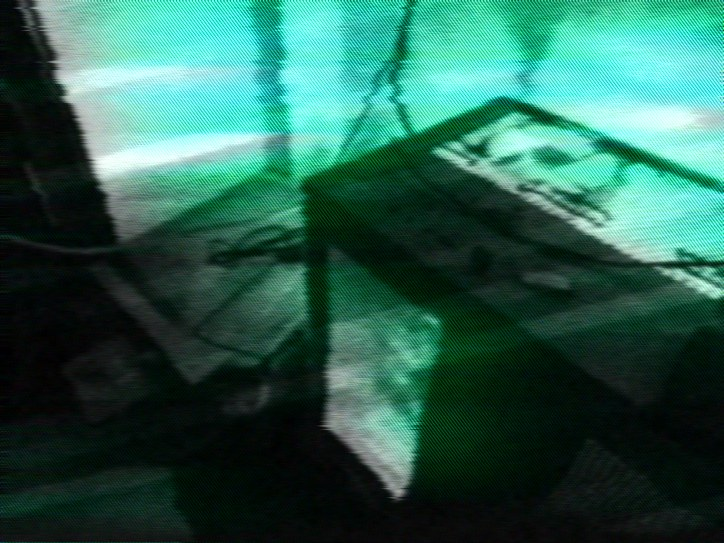
#> input picture tools/nightshot/p1_vhs_preview.png, 724 x 543 px, found by its file name
$ python compare_panels.py
#> lines starting #> are read from the running program, lines starting #| are printed output that depends on the picture; long printed decimals are rounded
"""P1/P2 and P3/P4 compared with the resolution difference removed.

The four panels are preview and export of two formats, and the export is at twice the linear size.  Comparing them
naively conflates two things:

  * **resolution**, which changes every high-frequency statistic on its own -- a downscale is a low-pass; and
  * **the chain**, which is what the user is actually looking at when they say the two do not match.

So the export is brought DOWN to the preview's size first, which is the same operation the viewer performs when it
scales one to fit the other, and only then are the two compared.  Anything left after that is the chain.
"""
import sys

import numpy as np
from PIL import Image

sys.path.insert(0, '.')
sys.path.insert(0, 'tools')
LUMA = np.array([0.299, 0.587, 0.114], np.float32)


def load(p):
    return np.asarray(Image.open(p).convert('RGB'), np.float32) / 255.0


def down_to(a, w, h):
    return np.asarray(Image.fromarray((np.clip(a, 0, 1) * 255).astype(np.uint8)).resize((w, h), Image.LANCZOS),
                      np.float32) / 255.0


def stat(x, tag):
    a = np.asarray(x, np.float32)
    l = np.clip(a @ LUMA, 0, 1)
    r, g, b = (float(a[..., i].mean()) for i in range(3))
    row = float(np.abs(np.diff(l, axis=0)).mean())
    col = float(np.abs(np.diff(l, axis=1)).mean())
    return dict(tag=tag, mean=float(l.mean()), rg=r / max(1e-9, g), bg=b / max(1e-9, g),
                p1=float(np.quantile(l, 0.01)), p99=float(np.quantile(l, 0.99)),
                std=float(l.std()), row=row, col=col)


def show(s):
    print('  %-26s mean %.4f  R/G %.4f  B/G %.4f  p1 %.4f  p99 %.4f  std %.4f  row %.5f  col %.5f'
          % (s['tag'], s['mean'], s['rg'], s['bg'], s['p1'], s['p99'], s['std'], s['row'], s['col']))


PAIRS = [('VHS', 'tools/nightshot/p1_vhs_preview.png', 'tools/nightshot/p2_vhs_export.png'),
         ('MiniDV', 'tools/nightshot/p3_minidv_preview.png', 'tools/nightshot/p4_minidv_export.png')]

for name, pp, pe in PAIRS:
    pv = load(pp)
    ex = load(pe)
#> call 2 of load, with p = 'tools/nightshot/p2_vhs_export.png'
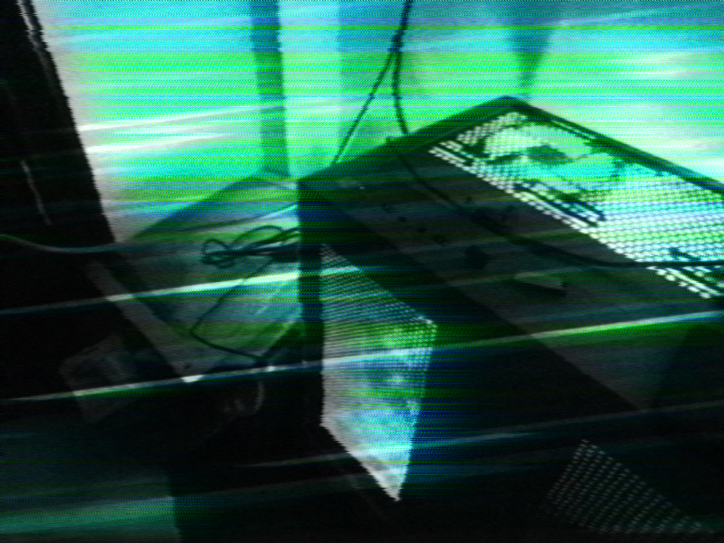
#> input picture tools/nightshot/p2_vhs_export.png, 1448 x 1086 px, found by its file name (shown at 1/2 size)
    h, w = pv.shape[:2]
#> h = 543; w = 724
    ex_d = down_to(ex, w, h)
#> in down_to, `return np.asarray(Image.fromarray((np.clip(a, 0, 1) * 255).astype(np.u..`:
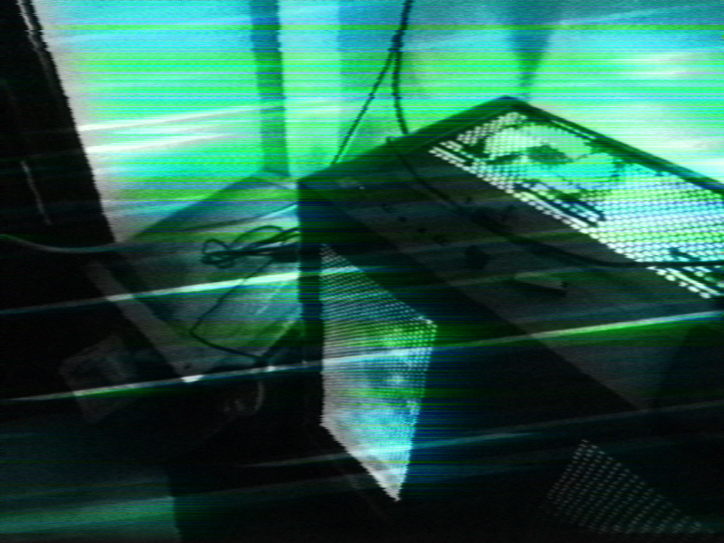
#> returned value: shape (543, 724, 3) float32; mean of channels 0, 1, 2 0.157, 0.381, 0.314; drawn as R, G, B
    print('=' * 118)
    print('  %s -- preview %dx%d, export %dx%d, brought down to the preview size for comparison'
          % (name, w, h, ex.shape[1], ex.shape[0]))
#|   VHS -- preview 724x543, export 1448x1086, brought down to the preview size for comparison
    print('=' * 118)
    show(stat(pv, 'P%s preview' % ('1' if name == 'VHS' else '3')))
#> in stat, `l = np.clip(a @ LUMA, 0, 1)`:
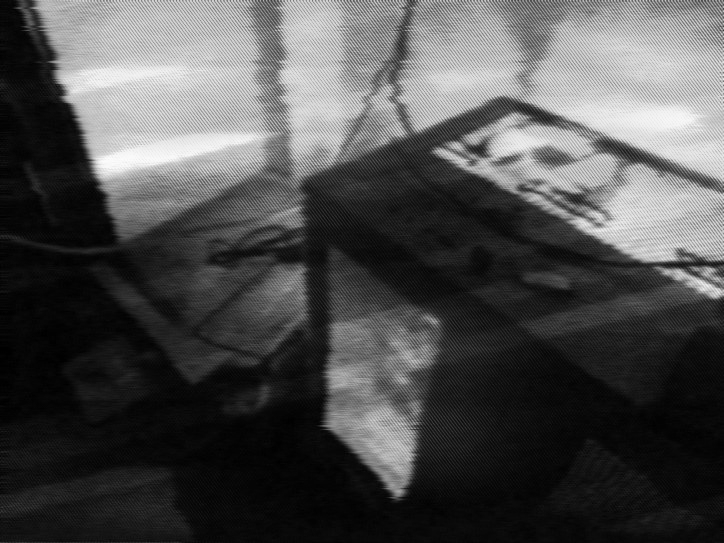
#> l: shape (543, 724) float32; min 0, max 0.991, mean 0.308
#> in stat, `r, g, b = (float(a[..., i].mean()) for i in range(3))`: r = 0.169; g = 0.376; b = 0.321
#> in stat, `row = float(np.abs(np.diff(l, axis=0)).mean())`: row = 0.0477
#> in stat, `col = float(np.abs(np.diff(l, axis=1)).mean())`: col = 0.0558
#|   P1 preview                 mean 0.3080  R/G 0.4489  B/G 0.8538  p1 0.0147  p99 0.9224  std 0.3032  row 0.04774  col 0.05585
    show(stat(ex_d, 'export, downscaled'))
#> call 2 of stat, with tag = 'export, downscaled'
#> in stat (call 2), `l = np.clip(a @ LUMA, 0, 1)`:
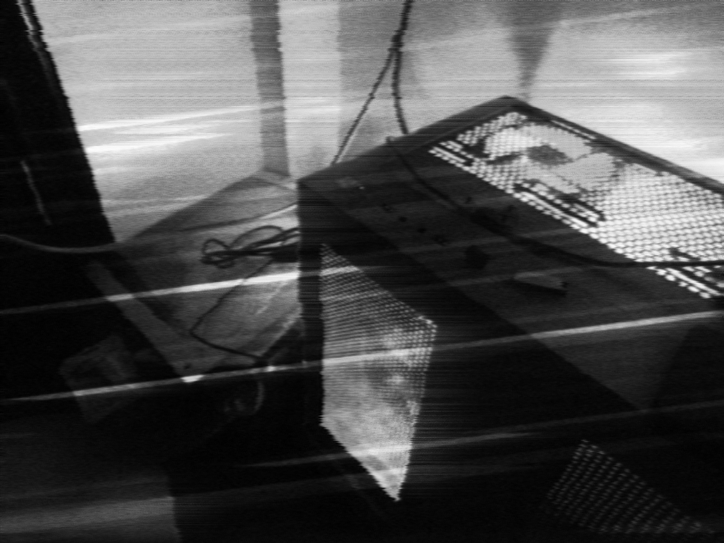
#> l: shape (543, 724) float32; min 0.000894, max 0.995, mean 0.306
#> in stat (call 2), `r, g, b = (float(a[..., i].mean()) for i in range(3))`: r = 0.158; g = 0.38; b = 0.313
#> in stat (call 2), `row = float(np.abs(np.diff(l, axis=0)).mean())`: row = 0.0215
#> in stat (call 2), `col = float(np.abs(np.diff(l, axis=1)).mean())`: col = 0.0108
#|   export, downscaled         mean 0.3057  R/G 0.4150  B/G 0.8240  p1 0.0143  p99 0.9065  std 0.2932  row 0.02148  col 0.01077
    d = np.abs(pv - ex_d).mean(axis=2)
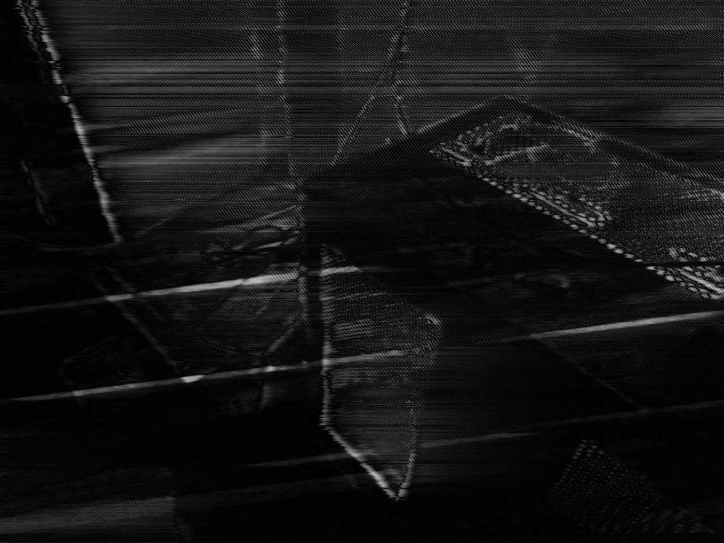
#> d: shape (543, 724) float32; min 0, max 0.817, mean 0.0822
    print('  %-26s mean |difference| %.5f   worst 1%% %.5f   the picture mean is %.4f'
          % ('the two, compared', float(d.mean()), float(np.quantile(d, 0.99)), float(pv.mean())))
#|   the two, compared          mean |difference| 0.08219   worst 1% 0.3791   the picture mean is 0.2888
    sp, se = stat(pv, ''), stat(ex_d, '')
    print('  %-26s R/G %+.4f   B/G %+.4f   mean %+.4f   std %+.4f'
          % ('chain difference', se['rg'] - sp['rg'], se['bg'] - sp['bg'], se['mean'] - sp['mean'],
             se['std'] - sp['std']))
#|   chain difference           R/G -0.0339   B/G -0.0298   mean -0.0022   std -0.0100
    print()
#> pass 2 of the loop `for name, pp, pe in PAIRS:`:
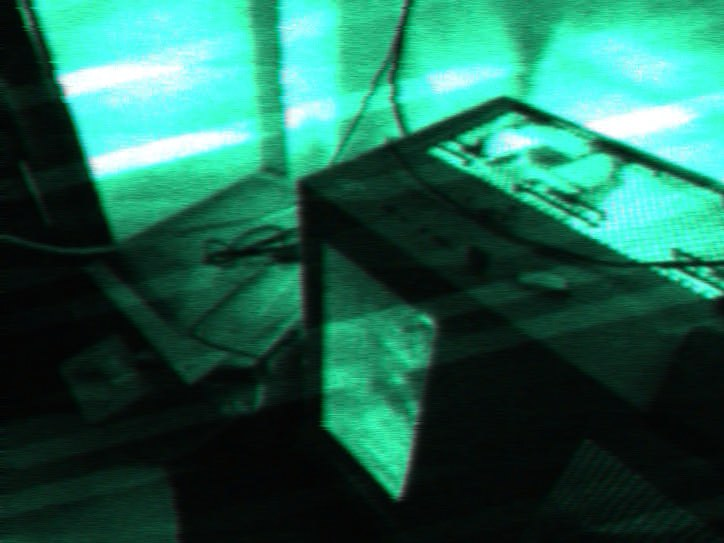
#> input picture tools/nightshot/p3_minidv_preview.png, 724 x 543 px, found by its file name
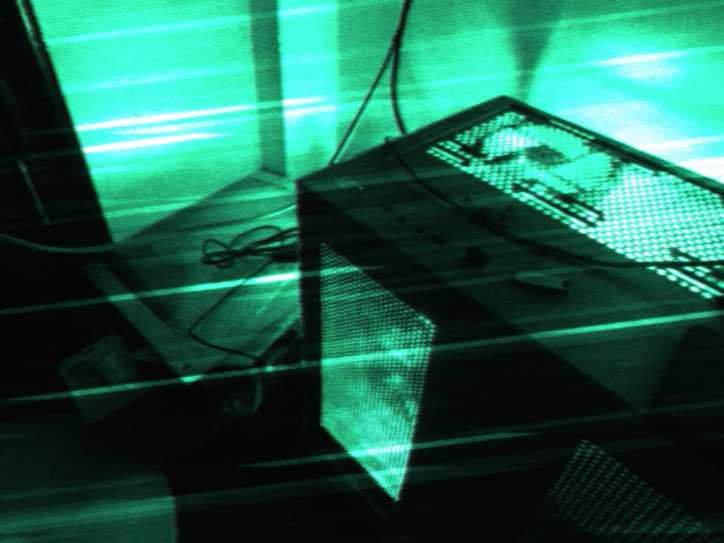
#> input picture tools/nightshot/p4_minidv_export.png, 1448 x 1086 px, found by its file name (shown at 1/2 size)
#|   MiniDV -- preview 724x543, export 1448x1086, brought down to the preview size for comparison
#|   P3 preview                 mean 0.3089  R/G 0.3384  B/G 0.8244  p1 0.0168  p99 0.9789  std 0.3107  row 0.01328  col 0.0063
#|   export, downscaled         mean 0.3056  R/G 0.3160  B/G 0.8037  p1 0.0164  p99 0.9496  std 0.3032  row 0.01875  col 0.01044
#> `d = np.abs(pv - ex_d).mean(axis=2)`:
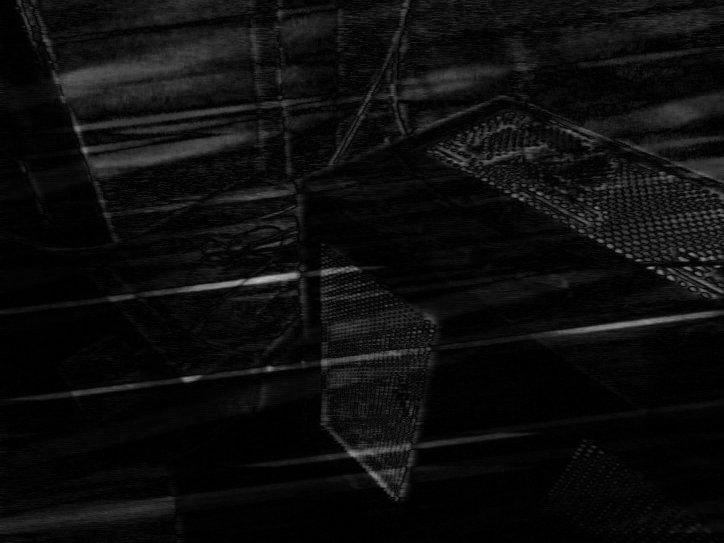
#> d: shape (543, 724) float32; min 0, max 0.74, mean 0.0531
#|   the two, compared          mean |difference| 0.05312   worst 1% 0.2928   the picture mean is 0.2847
#|   chain difference           R/G -0.0224   B/G -0.0207   mean -0.0034   std -0.0074
